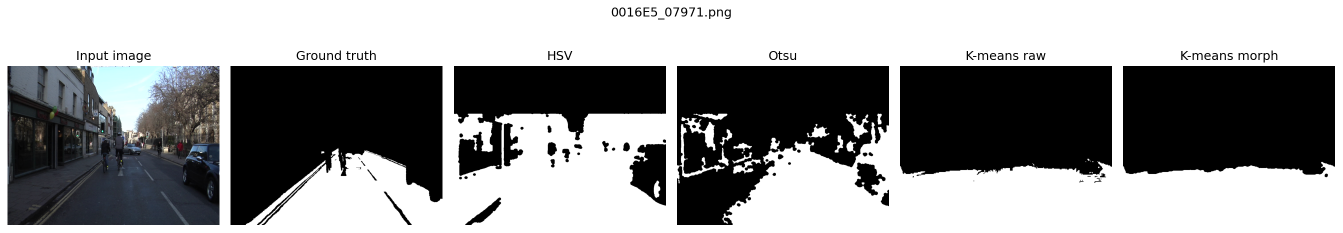
#> input picture results/figures/classical/test/classical_comparison_01.png, 2685 x 465 px (shown at 1/2 size)
$ python -i otsu_baseline.py   (imports and definitions only)
#> lines starting #> are read from the running program, lines starting #| are printed output that depends on the picture; after the words box and inside, x2 and y2 are one past the last pixel; in counts of white or black regions, pixels touching at a corner belong together
### src/classical/postprocess.py
"""Morphological post-processing helpers for binary road masks."""

from __future__ import annotations

import cv2
import numpy as np


def to_uint8_mask(mask: np.ndarray, threshold: float = 0.5) -> np.ndarray:
    """Convert a boolean, 0/1, probability, or 0/255 mask to uint8 {0, 255}."""
    mask_array = np.asarray(mask)

    if mask_array.ndim == 3:
        mask_array = mask_array[..., 0]

    if mask_array.dtype == bool:
        return mask_array.astype(np.uint8) * 255

    mask_array = mask_array.astype(np.float32)
    threshold_value = threshold * 255.0 if mask_array.max(initial=0) > 1.0 else threshold
    return (mask_array > threshold_value).astype(np.uint8) * 255


def apply_morphology(mask: np.ndarray) -> np.ndarray:
    """Apply opening and closing to remove speckles and fill small gaps."""
    binary = to_uint8_mask(mask)

    # Opening removes small isolated white noise. Closing reconnects nearby road pixels.
    opening_kernel = cv2.getStructuringElement(cv2.MORPH_ELLIPSE, (5, 5))
    closing_kernel = cv2.getStructuringElement(cv2.MORPH_ELLIPSE, (13, 13))

    opened = cv2.morphologyEx(binary, cv2.MORPH_OPEN, opening_kernel)
    closed = cv2.morphologyEx(opened, cv2.MORPH_CLOSE, closing_kernel)

    return to_uint8_mask(closed)


def remove_small_components(mask: np.ndarray, min_area: int = 500) -> np.ndarray:
    """Remove connected road components smaller than min_area pixels."""
    binary = to_uint8_mask(mask)
    num_labels, labels, stats, _ = cv2.connectedComponentsWithStats(binary, connectivity=8)

    cleaned = np.zeros_like(binary)
    for label_id in range(1, num_labels):
        area = stats[label_id, cv2.CC_STAT_AREA]
        if area >= min_area:
            cleaned[labels == label_id] = 255

    return cleaned


# [15 lines left out: function keep_largest_component, not called in this run]


def postprocess_mask(
    mask: np.ndarray,
    min_area: int = 500,
    keep_largest: bool = False,
) -> np.ndarray:
    """Run the standard classical-baseline post-processing pipeline."""
    processed = apply_morphology(mask)
    processed = remove_small_components(processed, min_area=min_area)

    if keep_largest:
        processed = keep_largest_component(processed)

    return to_uint8_mask(processed)

### src/classical/otsu_baseline.py
"""Otsu-thresholding baseline for binary road segmentation."""

from __future__ import annotations

from pathlib import Path
import argparse

import cv2
import numpy as np
from PIL import Image

try:
    from .postprocess import postprocess_mask, to_uint8_mask
except ImportError:
    from postprocess import postprocess_mask, to_uint8_mask


IMAGE_EXTENSIONS = {".png", ".jpg", ".jpeg"}
PROJECT_ROOT = Path(__file__).resolve().parents[2]
RAW_ROOT = PROJECT_ROOT / "data" / "raw" / "CamVid"
PREDICTIONS_ROOT = PROJECT_ROOT / "results" / "predictions" / "otsu"


def load_rgb_image(image_path: str | Path) -> np.ndarray:
    """Load an image as RGB."""
    return np.array(Image.open(image_path).convert("RGB"))


def lower_image_prior(height: int, width: int, start_fraction: float = 0.30) -> np.ndarray:
    """Create a mask favoring the lower image area where roads usually appear."""
    y_coordinates = np.arange(height, dtype=np.float32)[:, None]
    y_normalized = y_coordinates / max(height - 1, 1)
    return np.repeat(y_normalized >= start_fraction, width, axis=1)


def score_road_like_mask(mask: np.ndarray) -> float:
    """Score whether a binary mask looks like a road in a driving image."""
    binary = mask > 0
    height, width = binary.shape

    lower_half = binary[height // 2 :, :]
    upper_half = binary[: height // 2, :]
    bottom_center = binary[int(height * 0.70) :, int(width * 0.30) : int(width * 0.70)]

    lower_fraction = float(lower_half.mean())
    upper_fraction = float(upper_half.mean()) if upper_half.size else 0.0
    bottom_center_fraction = float(bottom_center.mean()) if bottom_center.size else 0.0

    # A road-like Otsu result should cover the bottom center more than the sky/top.
    return (2.0 * bottom_center_fraction) + lower_fraction - (1.5 * upper_fraction)


def choose_otsu_direction(binary: np.ndarray) -> np.ndarray:
    """Choose normal or inverted Otsu output using a simple lower-image heuristic."""
    inverted = 255 - binary
    return binary if score_road_like_mask(binary) >= score_road_like_mask(inverted) else inverted


def predict_otsu_mask(
    image_rgb: np.ndarray,
    use_lower_prior: bool = True,
    apply_postprocess: bool = True,
) -> np.ndarray:
    """Predict a road mask using Otsu thresholding on the saturation channel.

    Road surfaces are often less saturated than many scene objects. Otsu gives
    an automatic threshold, then a heuristic chooses whether low or high values
    should be treated as road.
    """
#> called with use_lower_prior = True, apply_postprocess = True
    hsv = cv2.cvtColor(image_rgb, cv2.COLOR_RGB2HSV)
#> hsv: shape (465, 2685, 3); mean H, S, V 9.5, 5.3, 148.7
    saturation = hsv[..., 1]

    blurred = cv2.GaussianBlur(saturation, (5, 5), 0)
    _, binary = cv2.threshold(blurred, 0, 255, cv2.THRESH_BINARY + cv2.THRESH_OTSU)
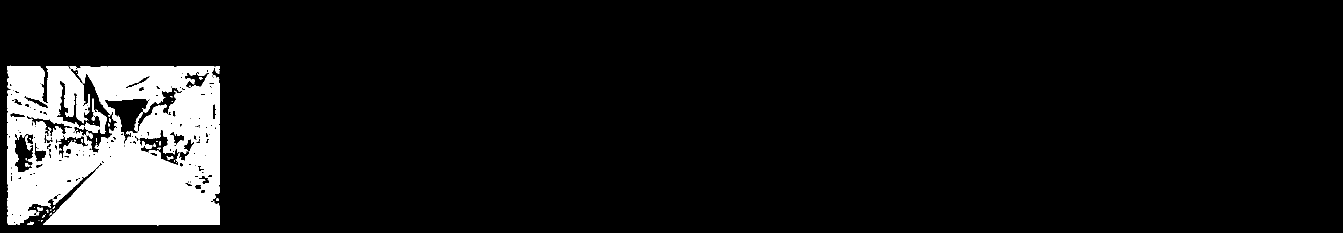
#> binary: shape (465, 2685) (shown at 1/2 size); 8.7% white; 47 white regions (29 under 20 px), largest, box (x1, y1, x2, y2) and area: (14, 131, 440, 451) 107393, (268, 224, 285, 263) 196, (50, 271, 64, 301) 154
    mask = choose_otsu_direction(binary)
#> in choose_otsu_direction, `inverted = 255 - binary`:
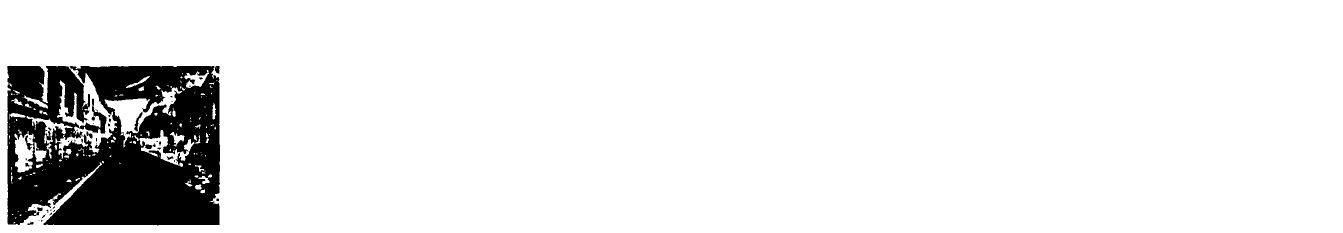
#> inverted: shape (465, 2685) (shown at 1/2 size); 91.3% white; 47 black regions (29 under 20 px), largest, box (x1, y1, x2, y2) and area: (14, 131, 440, 451) 107393, (268, 224, 285, 263) 196, (50, 271, 64, 301) 154
#> in score_road_like_mask, `lower_half = binary[height // 2 :, :]`: lower_half: shape (233, 2685) bool; 12.2% white; 44 white regions (27 under 20 px), largest, box (x1, y1, x2, y2) and area: (15, 0, 440, 219) 74894, (153, 0, 175, 15) 167, (268, 0, 283, 31) 161
#> in score_road_like_mask, `upper_half = binary[: height // 2, :]`:
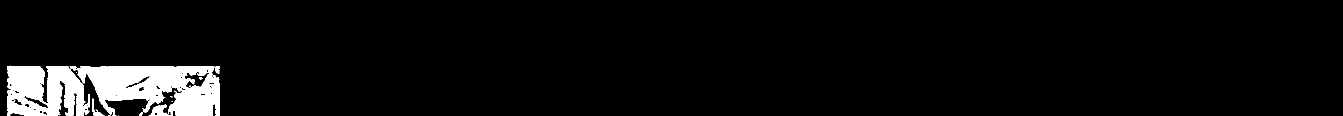
#> upper_half: shape (232, 2685) bool (shown at 1/2 size); 5.2% white; 14 white regions (8 under 20 px), largest, box (x1, y1, x2, y2) and area: (139, 132, 439, 232) 19578, (14, 131, 180, 232) 12494, (184, 197, 209, 232) 241, (430, 132, 439, 147) 112, (278, 224, 285, 232) 35, (398, 155, 406, 159) 22
#> in score_road_like_mask, `bottom_center = binary[int(height * 0.70) :, int(width * 0.30) : int(w..`: bottom_center: shape (140, 1074) bool; every value is 0
#> in score_road_like_mask, `lower_fraction = float(lower_half.mean())`: lower_fraction = 0.122
#> in score_road_like_mask, `upper_fraction = float(upper_half.mean()) if upper_half.size else 0.0`: upper_fraction = 0.0522
#> in score_road_like_mask, `bottom_center_fraction = float(bottom_center.mean()) if bottom_center...`: bottom_center_fraction = 0
#> in score_road_like_mask (call 2), `upper_half = binary[: height // 2, :]`:
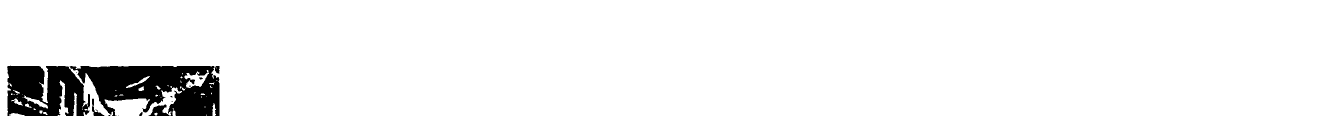
#> upper_half: shape (232, 2685) bool (shown at 1/2 size); 94.8% white; 14 black regions (8 under 20 px), largest, box (x1, y1, x2, y2) and area: (139, 132, 439, 232) 19578, (14, 131, 180, 232) 12494, (184, 197, 209, 232) 241, (430, 132, 439, 147) 112, (278, 224, 285, 232) 35, (398, 155, 406, 159) 22
#> in score_road_like_mask (call 2), `bottom_center = binary[int(height * 0.70) :, int(width * 0.30) : int(w..`: bottom_center: shape (140, 1074) bool; every value is 1
#> in score_road_like_mask (call 2), `lower_fraction = float(lower_half.mean())`: lower_fraction = 0.878
#> in score_road_like_mask (call 2), `upper_fraction = float(upper_half.mean()) if upper_half.size else 0.0`: upper_fraction = 0.948
#> in score_road_like_mask (call 2), `bottom_center_fraction = float(bottom_center.mean()) if bottom_center...`: bottom_center_fraction = 1

    if use_lower_prior:
        height, width = mask.shape
#> height = 465; width = 2685
        mask = np.where(lower_image_prior(height, width, start_fraction=0.30), mask, 0)
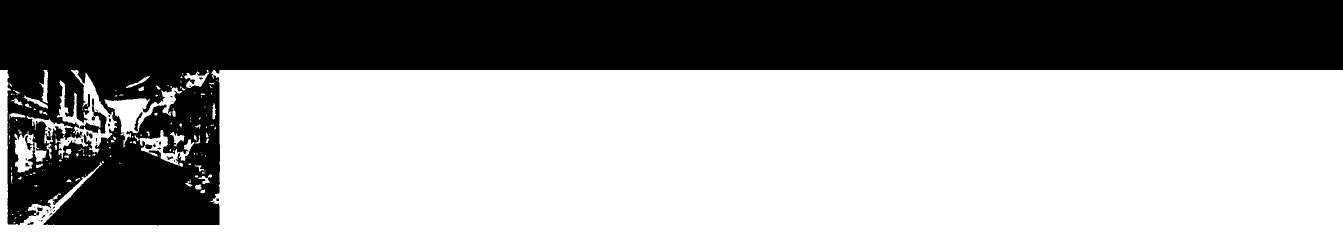
#> mask: shape (465, 2685) (shown at 1/2 size); 61.4% white; 46 black regions (29 under 20 px), largest, box (x1, y1, x2, y2) and area: (0, 0, 2685, 451) 480314, (268, 224, 285, 263) 196, (50, 271, 64, 301) 154

    if apply_postprocess:
        mask = postprocess_mask(mask, min_area=700)
#> in to_uint8_mask, `threshold_value = threshold * 255.0 if mask_array.max(initial=0) > 1.0..`: threshold_value = 127.5
#> in apply_morphology, `opened = cv2.morphologyEx(binary, cv2.MORPH_OPEN, opening_kernel)`: opened: shape (465, 2685); 61.1% white; 16 black regions (10 under 20 px), largest, box (x1, y1, x2, y2) and area: (0, 0, 2685, 451) 485651, (333, 313, 347, 320) 54, (54, 443, 67, 450) 48, (313, 282, 322, 291) 32, (216, 246, 220, 253) 22, (84, 429, 92, 436) 20
#> in apply_morphology, `closed = cv2.morphologyEx(opened, cv2.MORPH_CLOSE, closing_kernel)`: closed: shape (465, 2685); 61.6% white; 6 black regions, box (x1, y1, x2, y2) and area: (0, 0, 2685, 451) 476909, (326, 276, 370, 307) 895, (131, 251, 160, 277) 503, (169, 247, 196, 265) 294, (198, 229, 213, 245) 170, (215, 215, 230, 230) 159
#> in remove_small_components, `num_labels, labels, stats, _ = cv2.connectedComponentsWithStats(binary..`:
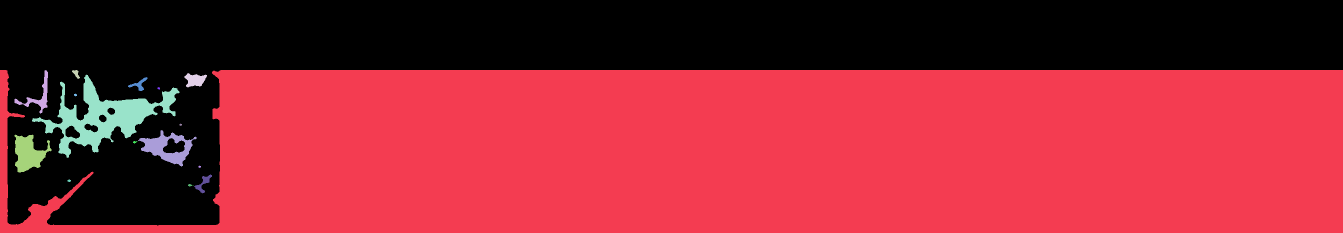
#> labels: shape (465, 2685) int32 (shown at 1/2 size); 18 distinct labels, from 0 to 17; one colour per label, 0 black
#> in remove_small_components, `num_labels, labels, stats, _ = cv2.connectedComponentsWithStats(binary..`: num_labels = 18; stats = 18 rows, first 6: [0, 0, 2685, 451, 478930], [0, 140, 2685, 325, 745253], [29, 140, 67, 87, 1166], [144, 140, 16, 18, 141], [369, 146, 45, 29, 824], [64, 149, 295, 167, 14744]
#> the loop in remove_small_components, `for label_id in range(1, num_labels):` made 17 passes
#> area on passes 1, 2, 3, 4, 5, 6, 8, 10, 11, 12, 14, 15: 745253, 1166, 141, 824, 14744, 342, 24, 3335, 3206, 27, 422, 27
#> after the loop in remove_small_components, `for label_id in range(1, num_labels):`:
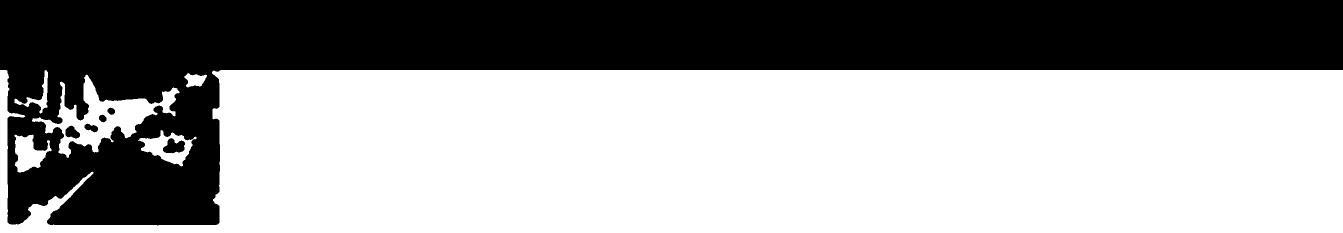
#> cleaned: shape (465, 2685) (shown at 1/2 size); 61.6% white; 6 black regions, box (x1, y1, x2, y2) and area: (0, 0, 2685, 451) 477976, (326, 276, 370, 307) 895, (131, 251, 160, 277) 503, (169, 247, 196, 265) 294, (198, 229, 213, 245) 170, (215, 215, 230, 230) 159

    return to_uint8_mask(mask)


def list_images(image_dir: Path) -> list[Path]:
    """List input image files."""
    if not image_dir.exists():
        raise FileNotFoundError(f"Image directory not found: {image_dir}")

    return sorted(
        path
        for path in image_dir.iterdir()
        if path.is_file() and path.suffix.lower() in IMAGE_EXTENSIONS
    )


def process_image(image_path: str | Path, output_path: str | Path) -> Path:
    """Generate and save one Otsu baseline prediction."""
    image_path = Path(image_path)
    output_path = Path(output_path)
    output_path.parent.mkdir(parents=True, exist_ok=True)

    image_rgb = load_rgb_image(image_path)
    prediction = predict_otsu_mask(image_rgb)

    Image.fromarray(prediction).save(output_path)
    return output_path


def process_split(
    split: str,
    image_root: str | Path = RAW_ROOT,
    output_root: str | Path = PREDICTIONS_ROOT,
) -> list[Path]:
    """Run Otsu thresholding on every image in one split."""
    image_dir = Path(image_root) / split
    output_dir = Path(output_root) / split
    output_dir.mkdir(parents=True, exist_ok=True)

    saved_paths = []
    for image_path in list_images(image_dir):
        output_path = output_dir / image_path.with_suffix(".png").name
        saved_paths.append(process_image(image_path, output_path))

    return saved_paths


def main() -> None:
    parser = argparse.ArgumentParser(description="Run the Otsu road-segmentation baseline.")
    parser.add_argument("--split", default="val", choices=["train", "val", "test"])
    args = parser.parse_args()

    saved_paths = process_split(args.split)
    print(f"Saved {len(saved_paths)} Otsu predictions to {PREDICTIONS_ROOT / args.split}")


# [2 lines not run here, left out]

>>> result = process_image('../../results/figures/classical/test/classical_comparison_01.png', 'out.png')
